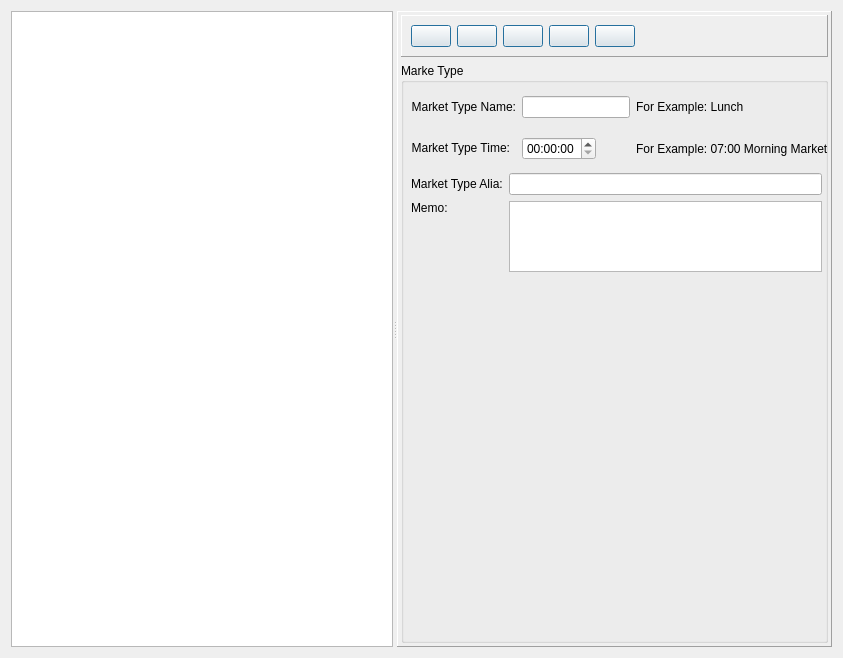
<?xml version="1.0" encoding="UTF-8"?>
<ui version="4.0">
 <class>MarkeTypeForm</class>
 <widget class="QWidget" name="MarkeTypeForm">
  <property name="geometry">
   <rect>
    <x>0</x>
    <y>0</y>
    <width>843</width>
    <height>658</height>
   </rect>
  </property>
  <property name="windowTitle">
   <string>Form</string>
  </property>
  <layout class="QHBoxLayout" name="horizontalLayout">
   <item>
    <widget class="QSplitter" name="splitter">
     <property name="orientation">
      <enum>Qt::Horizontal</enum>
     </property>
     <widget class="QTableView" name="tableView">
      <property name="sizePolicy">
       <sizepolicy hsizetype="Fixed" vsizetype="Expanding">
        <horstretch>0</horstretch>
        <verstretch>0</verstretch>
       </sizepolicy>
      </property>
      <property name="editTriggers">
       <set>QAbstractItemView::NoEditTriggers</set>
      </property>
     </widget>
     <widget class="QFrame" name="frame">
      <property name="sizePolicy">
       <sizepolicy hsizetype="Expanding" vsizetype="Expanding">
        <horstretch>0</horstretch>
        <verstretch>0</verstretch>
       </sizepolicy>
      </property>
      <property name="frameShape">
       <enum>QFrame::Panel</enum>
      </property>
      <property name="frameShadow">
       <enum>QFrame::Raised</enum>
      </property>
      <layout class="QGridLayout" name="gridLayout_3">
       <property name="margin">
        <number>3</number>
       </property>
       <item row="0" column="0">
        <widget class="QFrame" name="frame_2">
         <property name="sizePolicy">
          <sizepolicy hsizetype="Preferred" vsizetype="Fixed">
           <horstretch>0</horstretch>
           <verstretch>0</verstretch>
          </sizepolicy>
         </property>
         <property name="frameShape">
          <enum>QFrame::Panel</enum>
         </property>
         <property name="frameShadow">
          <enum>QFrame::Raised</enum>
         </property>
         <layout class="QGridLayout" name="gridLayout_2">
          <item row="0" column="0">
           <widget class="QPushButton" name="newButton">
            <property name="sizePolicy">
             <sizepolicy hsizetype="Fixed" vsizetype="Fixed">
              <horstretch>0</horstretch>
              <verstretch>0</verstretch>
             </sizepolicy>
            </property>
            <property name="toolTip">
             <string>New</string>
            </property>
            <property name="text">
             <string/>
            </property>
            <property name="icon">
             <iconset>
              <normaloff>:/image/Add.png</normaloff>:/image/Add.png</iconset>
            </property>
            <property name="iconSize">
             <size>
              <width>24</width>
              <height>24</height>
             </size>
            </property>
            <property name="autoRepeat">
             <bool>false</bool>
            </property>
            <property name="autoExclusive">
             <bool>false</bool>
            </property>
            <property name="default">
             <bool>true</bool>
            </property>
            <property name="flat">
             <bool>false</bool>
            </property>
           </widget>
          </item>
          <item row="0" column="5">
           <spacer name="horizontalSpacer">
            <property name="orientation">
             <enum>Qt::Horizontal</enum>
            </property>
            <property name="sizeHint" stdset="0">
             <size>
              <width>40</width>
              <height>20</height>
             </size>
            </property>
           </spacer>
          </item>
          <item row="0" column="3">
           <widget class="QPushButton" name="delButton">
            <property name="sizePolicy">
             <sizepolicy hsizetype="Fixed" vsizetype="Fixed">
              <horstretch>0</horstretch>
              <verstretch>0</verstretch>
             </sizepolicy>
            </property>
            <property name="toolTip">
             <string>Del</string>
            </property>
            <property name="text">
             <string/>
            </property>
            <property name="icon">
             <iconset>
              <normaloff>:/image/cross_48.png</normaloff>:/image/cross_48.png</iconset>
            </property>
            <property name="iconSize">
             <size>
              <width>24</width>
              <height>24</height>
             </size>
            </property>
            <property name="autoDefault">
             <bool>true</bool>
            </property>
            <property name="default">
             <bool>true</bool>
            </property>
            <property name="flat">
             <bool>false</bool>
            </property>
           </widget>
          </item>
          <item row="0" column="4">
           <widget class="QPushButton" name="cancelButton">
            <property name="sizePolicy">
             <sizepolicy hsizetype="Fixed" vsizetype="Fixed">
              <horstretch>0</horstretch>
              <verstretch>0</verstretch>
             </sizepolicy>
            </property>
            <property name="toolTip">
             <string>Exit</string>
            </property>
            <property name="text">
             <string/>
            </property>
            <property name="icon">
             <iconset>
              <normaloff>:/image/cancel.png</normaloff>:/image/cancel.png</iconset>
            </property>
            <property name="iconSize">
             <size>
              <width>24</width>
              <height>24</height>
             </size>
            </property>
            <property name="default">
             <bool>true</bool>
            </property>
            <property name="flat">
             <bool>false</bool>
            </property>
           </widget>
          </item>
          <item row="0" column="2">
           <widget class="QPushButton" name="saveButton">
            <property name="sizePolicy">
             <sizepolicy hsizetype="Fixed" vsizetype="Fixed">
              <horstretch>0</horstretch>
              <verstretch>0</verstretch>
             </sizepolicy>
            </property>
            <property name="toolTip">
             <string>Save</string>
            </property>
            <property name="text">
             <string/>
            </property>
            <property name="icon">
             <iconset>
              <normaloff>:/image/save.png</normaloff>:/image/save.png</iconset>
            </property>
            <property name="iconSize">
             <size>
              <width>24</width>
              <height>24</height>
             </size>
            </property>
            <property name="autoRepeat">
             <bool>false</bool>
            </property>
            <property name="autoExclusive">
             <bool>false</bool>
            </property>
            <property name="default">
             <bool>true</bool>
            </property>
            <property name="flat">
             <bool>false</bool>
            </property>
           </widget>
          </item>
          <item row="0" column="1">
           <widget class="QPushButton" name="editButton">
            <property name="toolTip">
             <string>Edit</string>
            </property>
            <property name="text">
             <string/>
            </property>
            <property name="icon">
             <iconset>
              <normaloff>:/image/edit.png</normaloff>:/image/edit.png</iconset>
            </property>
            <property name="iconSize">
             <size>
              <width>24</width>
              <height>24</height>
             </size>
            </property>
            <property name="autoDefault">
             <bool>true</bool>
            </property>
            <property name="default">
             <bool>true</bool>
            </property>
           </widget>
          </item>
         </layout>
        </widget>
       </item>
       <item row="1" column="0">
        <widget class="QGroupBox" name="groupBox">
         <property name="title">
          <string>Marke Type</string>
         </property>
         <widget class="QWidget" name="gridLayoutWidget">
          <property name="geometry">
           <rect>
            <x>10</x>
            <y>20</y>
            <width>471</width>
            <height>92</height>
           </rect>
          </property>
          <layout class="QGridLayout" name="gridLayout">
           <item row="1" column="2">
            <widget class="QLabel" name="label">
             <property name="text">
              <string>For Example: 07:00 Morning Market</string>
             </property>
            </widget>
           </item>
           <item row="0" column="2">
            <widget class="QLabel" name="label_4">
             <property name="text">
              <string>For Example: Lunch</string>
             </property>
            </widget>
           </item>
           <item row="0" column="0">
            <widget class="QLabel" name="nameLabel">
             <property name="sizePolicy">
              <sizepolicy hsizetype="Fixed" vsizetype="Fixed">
               <horstretch>0</horstretch>
               <verstretch>0</verstretch>
              </sizepolicy>
             </property>
             <property name="text">
              <string>Market Type Name:</string>
             </property>
             <property name="alignment">
              <set>Qt::AlignRight|Qt::AlignTrailing|Qt::AlignVCenter</set>
             </property>
            </widget>
           </item>
           <item row="1" column="0">
            <widget class="QLabel" name="timeLabel">
             <property name="sizePolicy">
              <sizepolicy hsizetype="Fixed" vsizetype="Fixed">
               <horstretch>0</horstretch>
               <verstretch>0</verstretch>
              </sizepolicy>
             </property>
             <property name="text">
              <string>Market Type Time:</string>
             </property>
             <property name="alignment">
              <set>Qt::AlignRight|Qt::AlignTrailing|Qt::AlignVCenter</set>
             </property>
            </widget>
           </item>
           <item row="0" column="1">
            <widget class="QLineEdit" name="nameEdit">
             <property name="sizePolicy">
              <sizepolicy hsizetype="Fixed" vsizetype="Fixed">
               <horstretch>0</horstretch>
               <verstretch>0</verstretch>
              </sizepolicy>
             </property>
            </widget>
           </item>
           <item row="1" column="1">
            <widget class="QDateTimeEdit" name="dateTimeEdit">
             <property name="sizePolicy">
              <sizepolicy hsizetype="Fixed" vsizetype="Fixed">
               <horstretch>0</horstretch>
               <verstretch>0</verstretch>
              </sizepolicy>
             </property>
             <property name="displayFormat">
              <string>HH:mm:ss</string>
             </property>
            </widget>
           </item>
          </layout>
         </widget>
         <widget class="QWidget" name="gridLayoutWidget_2">
          <property name="geometry">
           <rect>
            <x>10</x>
            <y>110</y>
            <width>411</width>
            <height>99</height>
           </rect>
          </property>
          <layout class="QGridLayout" name="gridLayout_4">
           <item row="0" column="0">
            <widget class="QLabel" name="aliaLabel">
             <property name="text">
              <string>Market Type Alia:</string>
             </property>
            </widget>
           </item>
           <item row="0" column="1">
            <widget class="QLineEdit" name="aliaEdit"/>
           </item>
           <item row="1" column="0">
            <widget class="QLabel" name="memoLabel">
             <property name="text">
              <string>Memo:</string>
             </property>
             <property name="alignment">
              <set>Qt::AlignLeading|Qt::AlignLeft|Qt::AlignTop</set>
             </property>
            </widget>
           </item>
           <item row="1" column="1">
            <widget class="QPlainTextEdit" name="memoEdit">
             <property name="plainText">
              <string/>
             </property>
            </widget>
           </item>
          </layout>
         </widget>
        </widget>
       </item>
      </layout>
     </widget>
    </widget>
   </item>
  </layout>
 </widget>
 <tabstops>
  <tabstop>nameEdit</tabstop>
  <tabstop>dateTimeEdit</tabstop>
  <tabstop>newButton</tabstop>
  <tabstop>editButton</tabstop>
  <tabstop>saveButton</tabstop>
  <tabstop>delButton</tabstop>
  <tabstop>cancelButton</tabstop>
  <tabstop>tableView</tabstop>
 </tabstops>
 <resources/>
 <connections/>
</ui>
